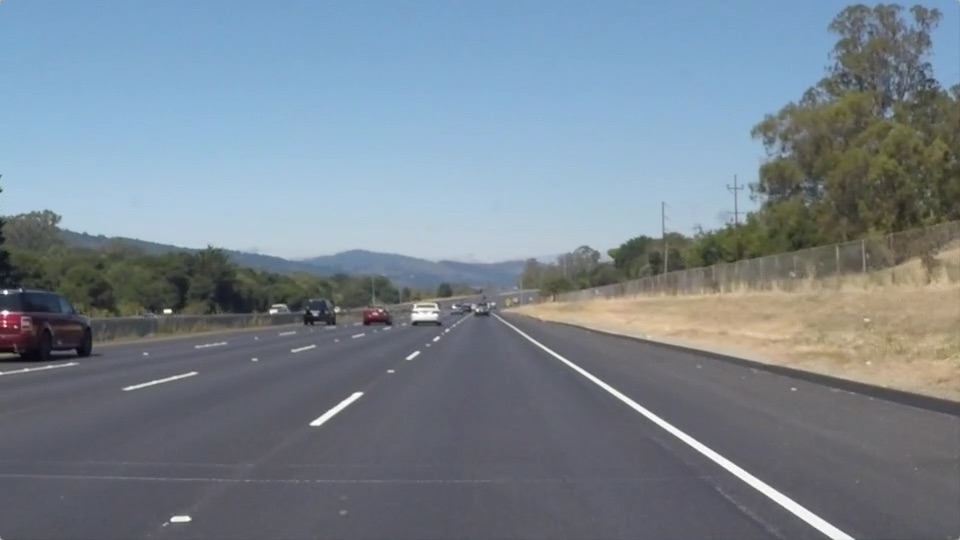
#> input picture test_images/solidWhiteRight.jpg, 960 x 540 px
$ jupyter execute --allow-errors 'Finding Lane Lines on the Road.ipynb'   (shell and % lines are left out)
#> lines starting #> are read from the running program, lines starting #| are printed output that depends on the picture
# Project: Finding Lane Lines on the Road

## Import Packages

[cell 1]
#importing some useful packages
import matplotlib.pyplot as plt
import matplotlib.image as mpimg
import numpy as np
import cv2

## Read in an Image

[cell 2]
#reading in an image
image = mpimg.imread('test_images/solidWhiteRight.jpg')
#> image is the input picture: shape (540, 960, 3); mean R, G, B 120.3, 132.6, 143.7

#printing out some stats and plotting
print('This image is:', type(image), 'with dimensions:', image.shape)
#| This image is: <class 'numpy.ndarray'> with dimensions: (540, 960, 3)
plt.imshow(image)  # if you wanted to show a single color channel image called 'gray', for example, call as plt.imshow(gray, cmap='gray')

## Helper Functions

[cell 3]
import math

def grayscale(img):
    """Applies the Grayscale transform
    This will return an image with only one color channel
    but NOTE: to see the returned image as grayscale
    (assuming your grayscaled image is called 'gray')
    you should call plt.imshow(gray, cmap='gray')"""
    return cv2.cvtColor(img, cv2.COLOR_RGB2GRAY)
    # Or use BGR2GRAY if you read an image with cv2.imread()
    # return cv2.cvtColor(img, cv2.COLOR_BGR2GRAY)

def canny(img, low_threshold, high_threshold):
    """Applies the Canny transform"""
    return cv2.Canny(img, low_threshold, high_threshold)

def gaussian_blur(img, kernel_size):
    """Applies a Gaussian Noise kernel"""
    return cv2.GaussianBlur(img, (kernel_size, kernel_size), 0)

def region_of_interest(img, vertices):
    """
    Applies an image mask.

    Only keeps the region of the image defined by the polygon
    formed from `vertices`. The rest of the image is set to black.
    """
    #defining a blank mask to start with
    mask = np.zeros_like(img)

    #defining a 3 channel or 1 channel color to fill the mask with depending on the input image
    if len(img.shape) > 2:
        channel_count = img.shape[2]  # i.e. 3 or 4 depending on your image
        ignore_mask_color = (255,) * channel_count
    else:
        ignore_mask_color = 255

    #filling pixels inside the polygon defined by "vertices" with the fill color
    cv2.fillPoly(mask, vertices, ignore_mask_color)

    #returning the image only where mask pixels are nonzero
    masked_image = cv2.bitwise_and(img, mask)
    return masked_image


def draw_lines(img, lines, color=[255, 0, 0], thickness=2):
    """
    NOTE: this is the function you might want to use as a starting point once you want to
    average/extrapolate the line segments you detect to map out the full
    extent of the lane (going from the result shown in raw-lines-example.mp4
    to that shown in P1_example.mp4).

    Think about things like separating line segments by their
    slope ((y2-y1)/(x2-x1)) to decide which segments are part of the left
    line vs. the right line.  Then, you can average the position of each of
    the lines and extrapolate to the top and bottom of the lane.

    This function draws `lines` with `color` and `thickness`.
    Lines are drawn on the image inplace (mutates the image).
    If you want to make the lines semi-transparent, think about combining
    this function with the weighted_img() function below
    """
    for line in lines:
        for x1,y1,x2,y2 in line:
            cv2.line(img, (x1, y1), (x2, y2), color, thickness)

def hough_lines(img, rho, theta, threshold, min_line_len, max_line_gap):
    """
    `img` should be the output of a Canny transform.

    Returns an image with hough lines drawn.
    """
    lines = cv2.HoughLinesP(img, rho, theta, threshold, np.array([]), minLineLength=min_line_len, maxLineGap=max_line_gap)
    line_img = np.zeros((img.shape[0], img.shape[1], 3), dtype=np.uint8)
    draw_lines(line_img, lines)
    return line_img

# Python 3 has support for cool math symbols.

def weighted_img(img, initial_img, α=0.8, β=1., λ=0.):
    """
    `img` is the output of the hough_lines(), An image with lines drawn on it.
    Should be a blank image (all black) with lines drawn on it.

    `initial_img` should be the image before any processing.

    The result image is computed as follows:

    initial_img * α + img * β + λ
    NOTE: initial_img and img must be the same shape!
    """
    return cv2.addWeighted(initial_img, α, img, β, λ)

## Test Images

Let's build the pipeline to work on the images in the directory "test_images".

[cell 4]
import os
os.listdir("test_images/")

## Build a Lane Finding Pipeline

Let's build the pipeline that will draw lane lines on the test_images and run the solution on all test_images. Copies of images will be placed into the  `test_images_output` directory.

[cell 5]
# from os.path import isdir
import os

output_dir = 'test_images_output/'
if not os.path.exists(output_dir):
        os.mkdir(output_dir)

# if not isdir(output_dir):
#     raise Exception("Test images Ouput directory doesn't exist!")

files = os.listdir("test_images/")
for filename in files:
    output_path = output_dir + filename[:-4]
    if not os.path.exists(output_path):
        os.mkdir(output_path)

    # Read in
    image = mpimg.imread('test_images/' + filename)
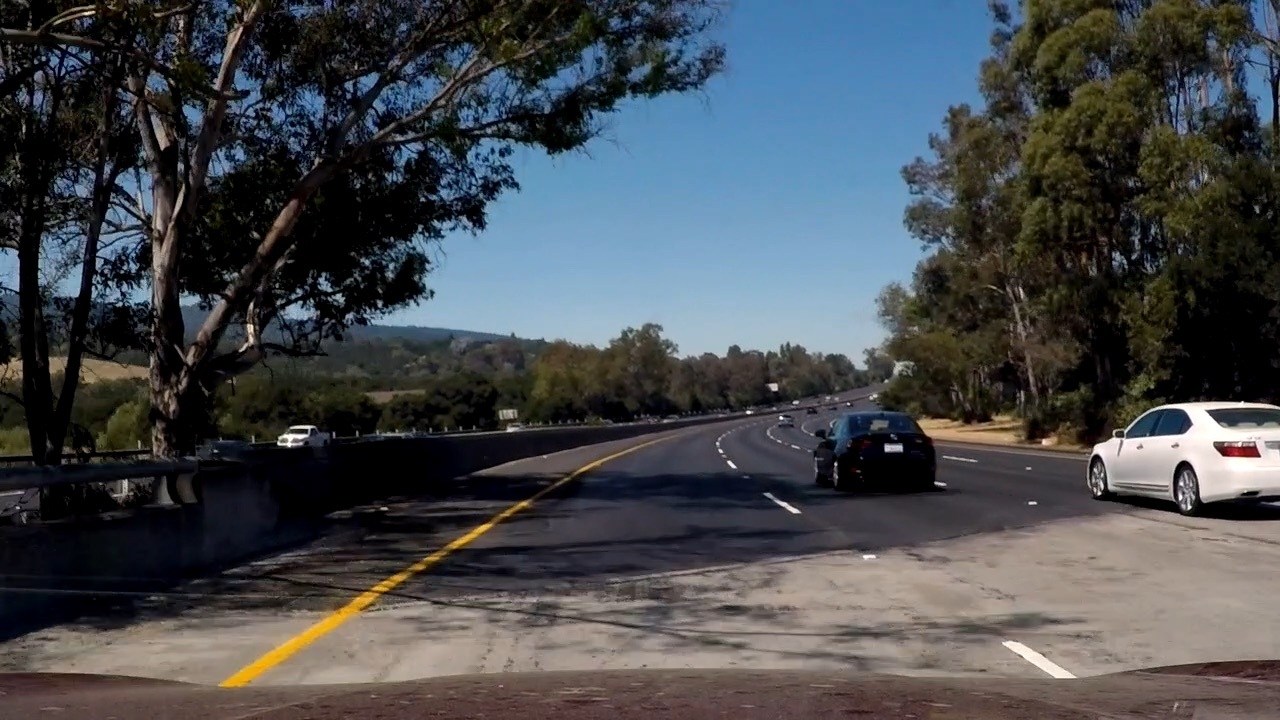
#> input picture test_images/YellowUnderShade.jpg, 1280 x 720 px
#> image is the input picture: shape (720, 1280, 3); mean R, G, B 70.4, 74.1, 77.8
    mpimg.imsave(output_path + "/" + filename, image)

    # grayscale the image
    gray = grayscale(image)
#     plt.imshow(gray, cmap='gray')
    mpimg.imsave(output_path + "/gray.jpg", gray, cmap='gray')

    # Define a kernel size and apply Gaussian smoothing
    kernel_size = 5
    blur_gray = gaussian_blur(gray, kernel_size)

    # Define our parameters for Canny and apply
    low_threshold = 50
    high_threshold = 150
    edges = canny(blur_gray, low_threshold, high_threshold)
#> in canny, `return cv2.Canny(img, low_threshold, high_threshold)`:
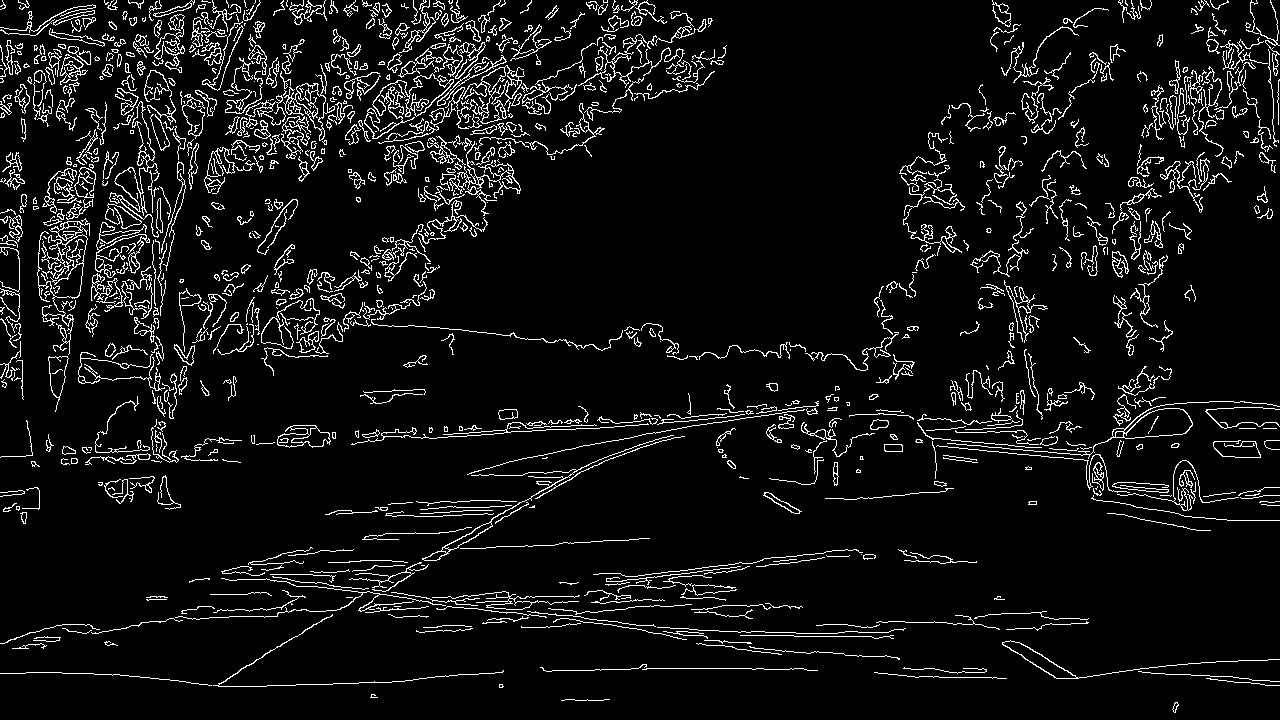
#> returned value: shape (720, 1280); 6.9% white in thin lines or dots
#     plt.imshow(edges, cmap='gray')

    mpimg.imsave(output_path + "/canny.jpg", edges, cmap='gray')

    # let's define a four sided polygon to mask
    imshape = image.shape
    vertices = np.array([[(0,imshape[0]),(420, 330), (530, 330), (imshape[1],imshape[0])]], dtype=np.int32)
    copy_color_img = image.copy()
    cv2.polylines(copy_color_img,[vertices], True,(255, 0, 0), thickness=2)
#     plt.imshow(copy_color_img)
    mpimg.imsave(output_path + "/roi.jpg", copy_color_img)

    # let's create a masked edges image
    masked_edges = region_of_interest(edges, vertices)
#     plt.imshow(masked_edges, cmap='gray')
    mpimg.imsave(output_path + "/masked_edges.jpg", masked_edges, cmap='gray')

    # Define the Hough transform parameters
    rho = 2 # distance resolution in pixels of the Hough grid
    theta = np.pi/180 # angular resolution in radians of the Hough grid
    threshold = 20     # minimum number of votes (intersections in Hough grid cell)
    min_line_length = 11 #minimum number of pixels making up a line
    max_line_gap = 16    # maximum gap in pixels between connectable line segments
    line_img = hough_lines(masked_edges, rho, theta, threshold, min_line_length, max_line_gap)
#> in hough_lines, `lines = cv2.HoughLinesP(img, rho, theta, threshold, np.array([]), minL..`: lines = 508 rows, first 6: [663, 631, 688, 635], [220, 609, 306, 609], [587, 593, 618, 591], [295, 581, 396, 592], [167, 619, 241, 616], [947, 623, 974, 623]
#> the loop in draw_lines, `for line in lines:` made 508 passes
#     plt.imshow(line_img)

    mpimg.imsave(output_path + "/lines.jpg", line_img)

    # Create a "color" binary image to combine with line image
    color_edges = np.dstack((edges, edges, edges))

    # Draw the lines on the edge image
    lines_edges = weighted_img(color_edges, line_img)
#     plt.imshow(lines_edges)

    mpimg.imsave(output_path + "/line_edges.jpg" , lines_edges)

    # Create a "color" copy of the initial image to combine with line image
    copy_color_img = image.copy()

    # Draw the lines on the edge image
    color_lines = weighted_img(copy_color_img, line_img)
    plt.imshow(color_lines)

    mpimg.imsave(output_path + "/lines_color.jpg", color_lines)
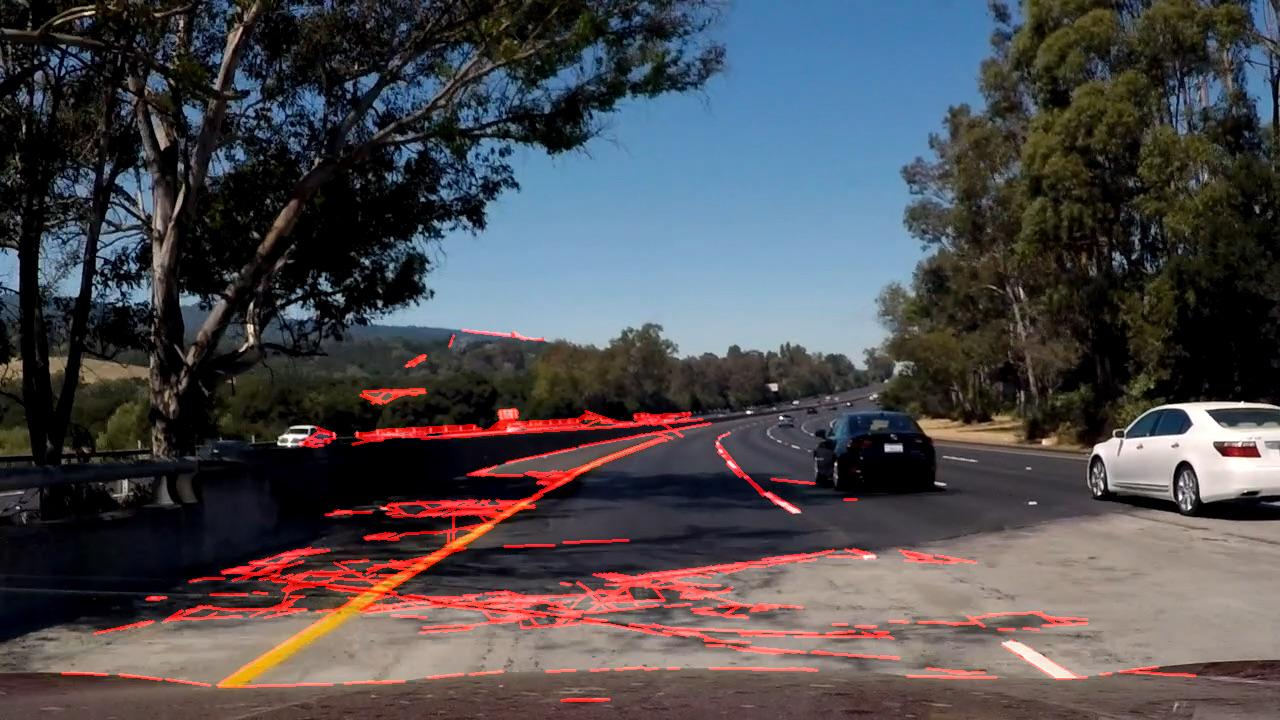
#> saved as lines_color.jpg: shape (720, 1280, 3); mean R, G, B 76.5, 74.2, 78

## Test on Videos

Let's draw lines over video.
Let's test the solution on two provided videos:

solidWhiteRight.mp4

solidYellowLeft.mp4

If you get an error that looks like this:
```
NeedDownloadError: Need ffmpeg exe.
```
You can download it by calling:
```
imageio.plugins.ffmpeg.download()
```
Follow the instructions in the error message and check out this [forum](https://discussions.udacity.com/t/project-error-of-test-on-videos/274082) post for more troubleshooting tips across operating systems.

[cell 6]
# import everything needed to edit/save/watch video clips
from moviepy.editor import VideoFileClip
from IPython.display import HTML

[cell 7]
# [41 lines left out: function process_image, not called in this run]

Let's try the one with the solid white lane on the right first ...

[cell 8]
white_output = 'test_videos_output/solidWhiteRight.mp4'
#> white_output = 'test_videos_output/solidWhiteRight.mp4'
## To speed up the testing process you may want to try your pipeline on a shorter subclip of the video
## To do so add .subclip(start_second,end_second) to the end of the line below
## Where start_second and end_second are integer values representing the start and end of the subclip
## You may also uncomment the following line for a subclip of the first 5 seconds
##clip1 = VideoFileClip("test_videos/solidWhiteRight.mp4").subclip(0,5)
#> (the rest of this cell did not finish here and is left out)

Play the video inline, or if you prefer find the video in your filesystem (should be in the same directory) and play it in your video player of choice.

**NOTE**: the video may fail to play in Safari but works well in Chrome.

[cell 9]
HTML("""
<video width="960" height="540" controls>
  <source
      src="{0}"
      type="video/mp4">
</video>
""".format(white_output))

## Improve the draw_lines() function

Let's define a line to run the full length of the visible lane based on the line segments you identified with the Hough Transform. As mentioned previously, let's try to average and/or extrapolate the line segments detected to map out the full extent of the lane lines. An example of the result can be seen in the video "P1_example.mp4".
Let's modify the draw_lines function accordingly and try re-running the pipeline. The new output should draw a single, solid line over the left lane line and a single, solid line over the right lane line. The lines should start from the bottom of the image and extend out to the top of the region of interest.
Now for the one with the solid yellow lane on the left. This one's more tricky!

[cell 10]
import math

def grayscale(img):
    """Applies the Grayscale transform
    This will return an image with only one color channel
    but NOTE: to see the returned image as grayscale
    (assuming your grayscaled image is called 'gray')
    you should call plt.imshow(gray, cmap='gray')"""
    return cv2.cvtColor(img, cv2.COLOR_RGB2GRAY)
    # Or use BGR2GRAY if you read an image with cv2.imread()
    # return cv2.cvtColor(img, cv2.COLOR_BGR2GRAY)

def canny(img, low_threshold, high_threshold):
    """Applies the Canny transform"""
    return cv2.Canny(img, low_threshold, high_threshold)

def gaussian_blur(img, kernel_size):
    """Applies a Gaussian Noise kernel"""
    return cv2.GaussianBlur(img, (kernel_size, kernel_size), 0)

def region_of_interest(img, vertices):
    """
    Applies an image mask.

    Only keeps the region of the image defined by the polygon
    formed from `vertices`. The rest of the image is set to black.
    """
    #defining a blank mask to start with
    mask = np.zeros_like(img)

    #defining a 3 channel or 1 channel color to fill the mask with depending on the input image
    if len(img.shape) > 2:
        channel_count = img.shape[2]  # i.e. 3 or 4 depending on your image
        ignore_mask_color = (255,) * channel_count
    else:
        ignore_mask_color = 255

    #filling pixels inside the polygon defined by "vertices" with the fill color
    cv2.fillPoly(mask, vertices, ignore_mask_color)

    #returning the image only where mask pixels are nonzero
    masked_image = cv2.bitwise_and(img, mask)
    return masked_image


def improved_draw_lines(img, lines, color=[255, 0, 0], thickness=2):
    """
    NOTE: this is the function you might want to use as a starting point once you want to
    average/extrapolate the line segments you detect to map out the full
    extent of the lane (going from the result shown in raw-lines-example.mp4
    to that shown in P1_example.mp4).

    Think about things like separating line segments by their
    slope ((y2-y1)/(x2-x1)) to decide which segments are part of the left
    line vs. the right line.  Then, you can average the position of each of
    the lines and extrapolate to the top and bottom of the lane.

    This function draws `lines` with `color` and `thickness`.
    Lines are drawn on the image inplace (mutates the image).
    If you want to make the lines semi-transparent, think about combining
    this function with the weighted_img() function below
    """
    # use the least mean square method to interploate
    # our discrete points with a polynome of first degree, i.e a line
    x_left = []
    y_left = []

    x_right = []
    y_right = []

    slope_bottom_bound = np.pi / 7 # around 25 degree
    slope_upper_bound = np.pi / 2 - np.pi / 9  #around  90 - 20 = 70 degree

    for line in lines:
        for x1,y1,x2,y2 in line:
            if x2 - x1 == 0:
                continue

            slope = (y2-y1)/(x2-x1)
            if slope < 0 and -0.5 < slope < -0.3:
                print("slope={}".format(slope))
                x_left.append(x1)
                x_left.append(x2)

                y_left.append(y1)
                y_left.append(y2)
            elif slope > 0 and slope_bottom_bound < slope < slope_upper_bound:
                x_right.append(x1)
                x_right.append(x2)

                y_right.append(y1)
                y_right.append(y2)

    # left line
    x = np.array(x_left)
    y = np.array(y_left)
    A = np.vstack([x, np.ones(len(x))]).T
    m1, b1 = np.linalg.lstsq(A, y)[0]


    y1 = img.shape[1]
    x1 = int((y1 - b1) / m1)

    y2 = 330
    x2 = int((y2 - b1) / m1)
    cv2.line(img, (x1, y1), (x2, y2), color, thickness=8)

    # right line
    x = np.array(x_right)
    y = np.array(y_right)
    A = np.vstack([x, np.ones(len(x))]).T
    m2, b2 = np.linalg.lstsq(A, y)[0]


    y1 = img.shape[1]
    x1 = int((y1 - b2) / m2)

    y2 = 330
    x2 = int((y2 - b2) / m2)
    cv2.line(img, (x1, y1), (x2, y2), color, thickness=8)

def hough_lines(img, rho, theta, threshold, min_line_len, max_line_gap):
    """
    `img` should be the output of a Canny transform.

    Returns an image with hough lines drawn.
    """
    lines = cv2.HoughLinesP(img, rho, theta, threshold, np.array([]), minLineLength=min_line_len, maxLineGap=max_line_gap)
    line_img = np.zeros((img.shape[0], img.shape[1], 3), dtype=np.uint8)
    improved_draw_lines(line_img, lines)
    return line_img

# Python 3 has support for cool math symbols.

def weighted_img(img, initial_img, α=0.8, β=1., λ=0.):
    """
    `img` is the output of the hough_lines(), An image with lines drawn on it.
    Should be a blank image (all black) with lines drawn on it.

    `initial_img` should be the image before any processing.

    The result image is computed as follows:

    initial_img * α + img * β + λ
    NOTE: initial_img and img must be the same shape!
    """
    return cv2.addWeighted(initial_img, α, img, β, λ)

[cell 11]
def improved_process_image(image):
    # NOTE: The output should be a color image (3 channel) for processing video below
    # we should return the final output (image where lines are drawn on lanes)

    # Read in and grayscale the image
    gray = grayscale(image)

    # Define a kernel size and apply Gaussian smoothing
    kernel_size = 5
    blur_gray = gaussian_blur(gray, kernel_size)

    # Define our parameters for Canny and apply
    low_threshold = 50
    high_threshold = 150
    edges = canny(blur_gray, low_threshold, high_threshold)

    # let's define a four sided polygon to mask
    imshape = image.shape
    vertices = np.array([[(0,imshape[0]),(440, 330), (530, 330), (imshape[1],imshape[0])]], dtype=np.int32)

    # let's create a masked edges image
    masked_edges = region_of_interest(edges, vertices)

    # Define the Hough transform parameters
    rho = 2 # distance resolution in pixels of the Hough grid
    theta = np.pi/180 # angular resolution in radians of the Hough grid
    threshold = 40     # minimum number of votes (intersections in Hough grid cell)
    min_line_length = 10 #minimum number of pixels making up a line
    max_line_gap = 10    # maximum gap in pixels between connectable line segments
    line_img = hough_lines(masked_edges, rho, theta, threshold, min_line_length, max_line_gap)

    # Create a color copy of the initial image to combine with line image
    copy_color_img = image.copy()

    # Draw the lines on the edge image
    color_lines = weighted_img(copy_color_img, line_img)

    result = color_lines


    return result

[cell 12]
files = os.listdir("test_images/")
#> (the rest of this cell did not finish here and is left out)

[cell 13]
yellow_output = 'test_videos_output/solidYellowLeft.mp4'
#> yellow_output = 'test_videos_output/solidYellowLeft.mp4'
## To speed up the testing process you may want to try your pipeline on a shorter subclip of the video
## To do so add .subclip(start_second,end_second) to the end of the line below
## Where start_second and end_second are integer values representing the start and end of the subclip
## You may also uncomment the following line for a subclip of the first 5 seconds
# clip2 = VideoFileClip('test_videos/solidYellowLeft.mp4').subclip(14,15)
#> (the rest of this cell did not finish here and is left out)
